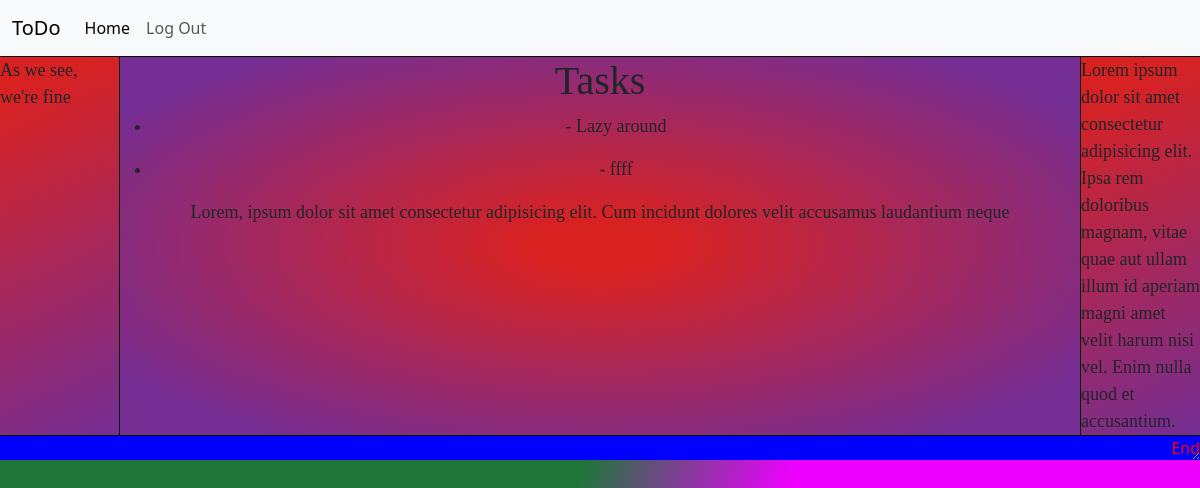
Page /todo/ on the earlier database version.
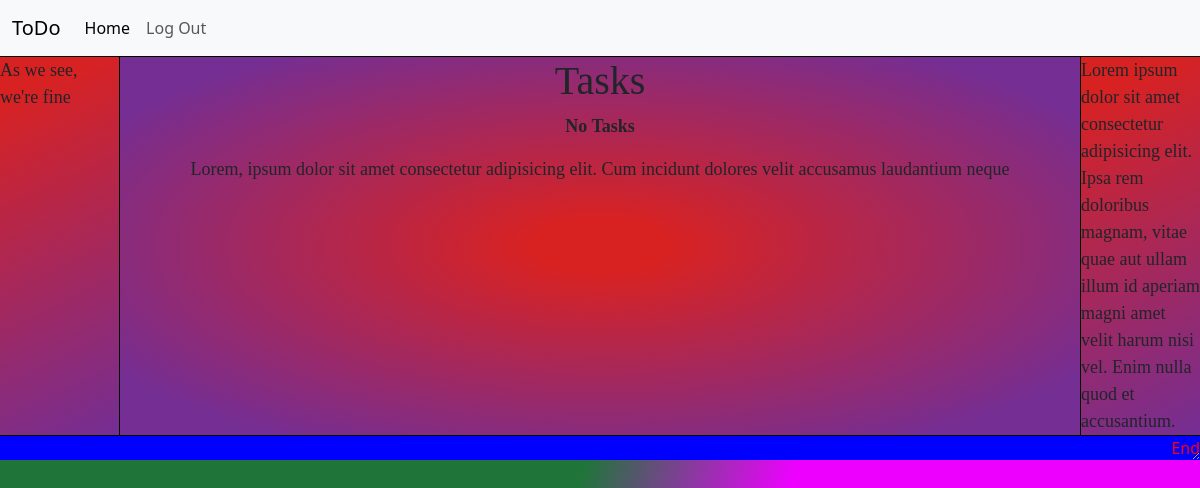
Same page on the later database version.
### todo_list/models.py (models this page shows, shortened)
class Task(models.Model):
    task = models.CharField(max_length=50)
    priority = models.IntegerField()
    user = models.ForeignKey(User, on_delete=models.CASCADE, related_name='Users')

### todo_list/views.py (the view)
# urls.py: path('', views.index, name='index')
def index(request):
    return render(request, 'todo_list/index.html', {
        'tasks': Task.objects.all()
    })

### todo_list/templates/todo_list/index.html (shortened to what this page needs)
{% extends "todo_list/layout.html" %}
{% block body %}
<header>
  <nav class="navbar navbar-expand-lg bg-body-tertiary">
    <div class="container-fluid">
      <a class="navbar-brand" href="#">ToDo</a>
      <div class="collapse navbar-collapse" id="navbarNavAltMarkup">
        <div class="navbar-nav">
          <a class="nav-link active" aria-current="page" href="#">Home</a>
          <a class="nav-link" href="#">Log Out</a>
        </div>
      </div>
    </div>
  </nav>
</header>
<div class="entire">
  <section>
    <div class="left-chapter">
      As we see, we're fine
    </div>
    <div class="content">
      <h1>Tasks</h1>
      {% if tasks %}
      {% for task in tasks %}
      <ul>
        <li>{{task.username}} - {{task.task}}</li>
      </ul>
      {% endfor %}
      {% else %}
        <p><strong>No Tasks</strong></p>
      {% endif %}
      Lorem, ipsum dolor sit amet consectetur adipisicing elit. Cum incidunt dolores velit accusamus laudantium neque
    </div>
    <div class="right-chapter">
      Lorem ipsum dolor sit amet consectetur adipisicing elit. Ipsa rem doloribus magnam, vitae quae aut ullam illum id
      aperiam magni amet velit harum nisi vel. Enim nulla quod et accusantium.
    </div>
  </section>
  <footer>
    End
  </footer>
</div>
{% endblock %}

### todo_list/templates/todo_list/layout.html (shortened to what this page needs)
{% load static %}
<!DOCTYPE html>
<html lang="en">
<head>
    <link href="https://cdn.jsdelivr.net/npm/bootstrap@5.3.3/dist/css/bootstrap.min.css" rel="stylesheet">
    <link rel="stylesheet" href=" {% static 'todo_list/styles.css' %} ">
</head>
<body>
    {% block body %}
    {% endblock %}
</body>
</html>

### todo_list/static/todo_list/styles.css (style rules this page uses)
html { background: linear-gradient(106deg, #1f7539 44%, #ee00ff 60%); padding: 0; margin: 0; list-style: none; }
header { border-bottom: solid 1px black; }
.entire { resize:both; overflow:auto }
section { font-family:'Times New Roman', Times, serif; font-size: large; display: flex; }
footer { display: block; text-align: right; background-color: blue; color: red; border-top: solid 1px black; box-sizing: border-box; }
.left-chapter { background: linear-gradient(155deg, #d82222 10%, #742e94 100%); width: 10%; min-height: 100%; display: block; border-right: solid 1px black; }
.content { background: radial-gradient(#d82222 10%, #742e94 86%, #742e94 100%); text-align: center; width: 80%; }
.right-chapter { background: linear-gradient(155deg, #d82222 10%, #742e94 100%);; width: 10%; min-height: 100%; display: block; border-left: solid 1px black; }

Differences in the rows shown:
removed Task: task "Lazy around"
removed Task: task "ffff"
Other differences:
text now shown: "No Tasks"
